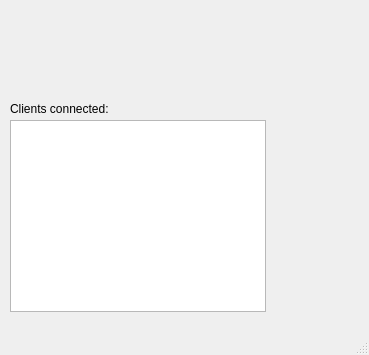
<?xml version="1.0" encoding="UTF-8"?>
<ui version="4.0">
 <class>ClientList</class>
 <widget class="QMainWindow" name="ClientList">
  <property name="geometry">
   <rect>
    <x>0</x>
    <y>0</y>
    <width>369</width>
    <height>355</height>
   </rect>
  </property>
  <property name="windowTitle">
   <string>Connected clients list</string>
  </property>
  <widget class="QWidget" name="centralwidget">
   <widget class="QLabel" name="label">
    <property name="geometry">
     <rect>
      <x>10</x>
      <y>100</y>
      <width>141</width>
      <height>17</height>
     </rect>
    </property>
    <property name="text">
     <string>Clients connected:</string>
    </property>
   </widget>
   <widget class="QWidget" name="gridLayoutWidget">
    <property name="geometry">
     <rect>
      <x>10</x>
      <y>20</y>
      <width>341</width>
      <height>51</height>
     </rect>
    </property>
    <layout class="QGridLayout" name="gridLayout">
     <item row="0" column="0">
      <widget class="QLabel" name="serverLable">
       <property name="text">
        <string/>
       </property>
       <property name="alignment">
        <set>Qt::AlignCenter</set>
       </property>
       <property name="wordWrap">
        <bool>true</bool>
       </property>
      </widget>
     </item>
    </layout>
   </widget>
   <widget class="QTableView" name="clientList">
    <property name="geometry">
     <rect>
      <x>10</x>
      <y>120</y>
      <width>256</width>
      <height>192</height>
     </rect>
    </property>
   </widget>
  </widget>
  <widget class="QMenuBar" name="menubar">
   <property name="geometry">
    <rect>
     <x>0</x>
     <y>0</y>
     <width>369</width>
     <height>23</height>
    </rect>
   </property>
  </widget>
  <widget class="QStatusBar" name="statusbar"/>
 </widget>
 <resources/>
 <connections/>
</ui>
